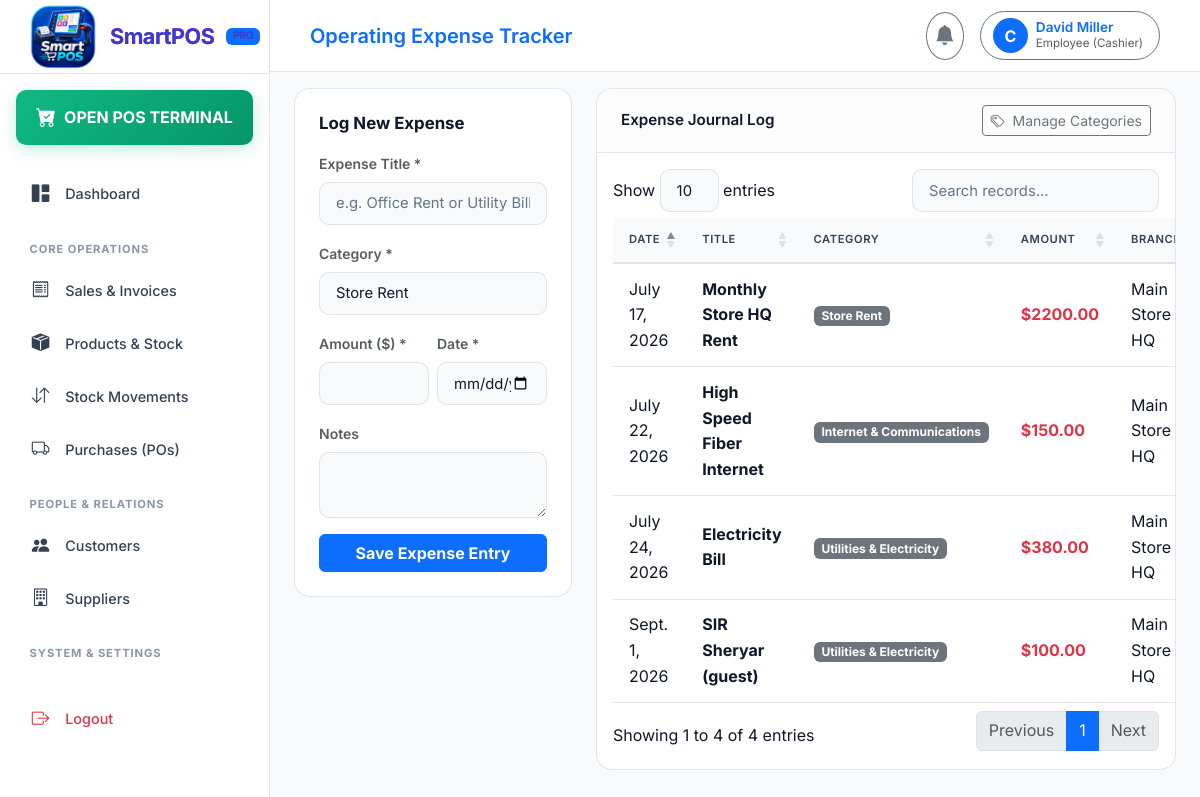
The page /expenses/ (signed in) on the database its author committed.
### authentication/models.py (models this page shows, shortened)
class User(AbstractUser):
    ROLE_SUPER_ADMIN = 'SUPER_ADMIN'
    ROLE_ADMIN = 'ADMIN'
    ROLE_EMPLOYEE = 'EMPLOYEE'
    ROLE_CUSTOMER = 'CUSTOMER'
    ROLE_CHOICES = [
        (ROLE_SUPER_ADMIN, 'Super Admin'),
        (ROLE_ADMIN, 'Admin (Business Owner)'),
        (ROLE_EMPLOYEE, 'Employee (Cashier)'),
        (ROLE_CUSTOMER, 'Customer'),
    ]
    role = models.CharField(max_length=20, choices=ROLE_CHOICES, default=ROLE_EMPLOYEE)
    business = models.ForeignKey(Business, on_delete=models.CASCADE, null=True, blank=True, related_name='users')
    branch = models.ForeignKey('branches.Branch', on_delete=models.SET_NULL, null=True, blank=True, related_name='users')
    phone = models.CharField(max_length=30, blank=True, null=True)
    profile_picture = models.ImageField(upload_to='profile_pics/', null=True, blank=True)
    status = models.BooleanField(default=True)
    created_at = models.DateTimeField(auto_now_add=True)
    updated_at = models.DateTimeField(auto_now=True)
    def is_super_admin(self):
        return self.role == self.ROLE_SUPER_ADMIN or self.is_superuser
    def is_admin(self):
        return self.role in [self.ROLE_ADMIN, self.ROLE_SUPER_ADMIN] or self.is_superuser
    def get_business(self):
        if not self.business:
            b = Business.objects.first()
            if not b:
                b = Business.objects.create(name="SmartPOS Store")
            self.business = b
            self.save(update_fields=['business'])
        return self.business

### expenses/models.py (models this page shows, shortened)
class Expense(models.Model):
    business = models.ForeignKey('authentication.Business', on_delete=models.CASCADE, related_name='expenses')
    branch = models.ForeignKey('branches.Branch', on_delete=models.SET_NULL, null=True, blank=True, related_name='expenses')
    category = models.ForeignKey(ExpenseCategory, on_delete=models.CASCADE, related_name='expenses')
    title = models.CharField(max_length=200)
    amount = models.DecimalField(max_digits=12, decimal_places=2)
    expense_date = models.DateField()
    payment_method = models.CharField(max_length=50, default='Cash')
    receipt_image = models.ImageField(upload_to='expenses/', null=True, blank=True)
    notes = models.TextField(blank=True, null=True)
    status = models.BooleanField(default=True)
    created_at = models.DateTimeField(auto_now_add=True)
    updated_at = models.DateTimeField(auto_now=True)

class ExpenseCategory(models.Model):
    business = models.ForeignKey('authentication.Business', on_delete=models.CASCADE, related_name='expense_categories')
    name = models.CharField(max_length=150)
    description = models.TextField(blank=True, null=True)
    status = models.BooleanField(default=True)
    created_at = models.DateTimeField(auto_now_add=True)
    updated_at = models.DateTimeField(auto_now=True)
    class Meta:
        verbose_name_plural = "Expense Categories"

### branches/models.py (models this page shows, shortened)
class Branch(models.Model):
    business = models.ForeignKey('authentication.Business', on_delete=models.CASCADE, related_name='branches')
    name = models.CharField(max_length=150)
    code = models.CharField(max_length=50, blank=True, null=True)
    phone = models.CharField(max_length=50, blank=True, null=True)
    email = models.EmailField(blank=True, null=True)
    address = models.TextField(blank=True, null=True)
    manager = models.ForeignKey(settings.AUTH_USER_MODEL, on_delete=models.SET_NULL, null=True, blank=True, related_name='managed_branches')
    status = models.BooleanField(default=True)
    created_at = models.DateTimeField(auto_now_add=True)
    updated_at = models.DateTimeField(auto_now=True)
    class Meta:
        verbose_name_plural = "Branches"

### expenses/views.py (the view, shortened to what this page needs)
# urls.py: path('', views.expenses_list, name='expenses_list'),
@login_required
def expenses_list(request):
    business = request.user.get_business()
    expenses = Expense.objects.filter(business=business).order_by('-expense_date')
    categories = ExpenseCategory.objects.filter(business=business)
    return render(request, 'expenses/expenses_list.html', {'expenses': expenses, 'categories': categories})

### templates/expenses/expenses_list.html (shortened to what this page needs)
{% extends 'base.html' %}
{% block header_title %}Operating Expense Tracker{% endblock %}
{% block content %}
<div class="row g-4">
    <div class="col-md-4">
        <div class="card card-custom p-4">
            <h5 class="fw-bold text-light mb-3">Log New Expense</h5>
            <form method="post">
                <div class="mb-3">
                    <label class="form-label text-muted small fw-semibold">Expense Title *</label>
                    <input type="text" name="title" class="form-control" placeholder="e.g. Office Rent or Utility Bill" required>
                </div>
                <div class="mb-3">
                    <label class="form-label text-muted small fw-semibold">Category *</label>
                    <select name="category" class="form-select" required>
                        {% for cat in categories %}
                        <option value="{{ cat.id }}">{{ cat.name }}</option>
                        {% endfor %}
                    </select>
                </div>
                <div class="row g-2 mb-3">
                    <div class="col-6">
                        <label class="form-label text-muted small fw-semibold">Amount ({{ currency_symbol }}) *</label>
                        <input type="number" name="amount" class="form-control" step="0.01" required>
                    </div>
                    <div class="col-6">
                        <label class="form-label text-muted small fw-semibold">Date *</label>
                        <input type="date" name="expense_date" class="form-control" required>
                    </div>
                </div>
                <div class="mb-3">
                    <label class="form-label text-muted small fw-semibold">Notes</label>
                    <textarea name="notes" class="form-control" rows="2"></textarea>
                </div>
                <button type="submit" class="btn btn-primary w-100 fw-bold">Save Expense Entry</button>
            </form>
        </div>
    </div>
    <div class="col-md-8">
        <div class="card card-custom">
            <div class="card-header d-flex justify-content-between align-items-center">
                <span>Expense Journal Log</span>
                <a href="{% url 'expense_categories' %}" class="btn btn-sm btn-outline-secondary"><i class="bi bi-tags me-1"></i> Manage Categories</a>
            </div>
            <div class="table-responsive p-3">
                <table class="table table-custom datatable align-middle">
                    <thead>
                        <tr>
                            <th>Date</th>
                            <th>Title</th>
                            <th>Category</th>
                            <th>Amount</th>
                            <th>Branch</th>
                        </tr>
                    </thead>
                    <tbody>
                        {% for e in expenses %}
                        <tr>
                            <td>{{ e.expense_date }}</td>
                            <td class="fw-bold text-light">{{ e.title }}</td>
                            <td><span class="badge bg-secondary">{{ e.category.name }}</span></td>
                            <td class="fw-bold text-danger">{{ currency_symbol }}{{ e.amount|floatformat:2 }}</td>
                            <td>{{ e.branch.name|default:"HQ" }}</td>
                        </tr>
                        {% empty %}
                        <tr>
                            <td colspan="5" class="text-center text-muted py-4">No expense entries logged.</td>
                        </tr>
                        {% endfor %}
                    </tbody>
                </table>
            </div>
        </div>
    </div>
</div>
{% endblock %}

### templates/base.html (shortened to what this page needs)
{% load static %}
<!DOCTYPE html>
<html lang="en">
<head>
    <link href="https://cdn.jsdelivr.net/npm/bootstrap@5.3.2/dist/css/bootstrap.min.css" rel="stylesheet">
    <link rel="stylesheet" href="https://cdn.jsdelivr.net/npm/bootstrap-icons@1.11.2/font/bootstrap-icons.min.css">
    <link rel="stylesheet" href="https://cdn.datatables.net/1.13.7/css/dataTables.bootstrap5.min.css">
    <link rel="stylesheet" href="{% static 'css/style.css' %}">
</head>
<body>
    <aside id="sidebar">
        <div class="sidebar-brand">
            <img
                src="{% static 'images/favicon.png' %}"
                alt="SmartPOS Logo"
                class="sidebar-brand-icon"
            >
            <span>SmartPOS</span>
            <span class="badge bg-primary text-uppercase" style="font-size: 0.65rem;">
                Pro
            </span>
        </div>
        <div class="p-3 pb-0">
            <a href="{% url 'pos_terminal' %}" class="nav-link pos-btn text-center justify-content-center py-2 rounded-3">
                <i class="bi bi-cart-check-fill fs-5 me-2"></i>
                <span class="fw-bold">OPEN POS TERMINAL</span>
            </a>
        </div>
        <ul class="sidebar-nav mt-3">
            <li class="nav-item">
                <a href="{% url 'dashboard' %}" class="nav-link {% if request.resolver_match.url_name == 'dashboard' %}active{% endif %}">
                    <i class="bi bi-grid-1x2-fill"></i>
                    <span>Dashboard</span>
                </a>
            </li>
            <li class="nav-label">Core Operations</li>
            <li class="nav-item">
                <a href="{% url 'sales_list' %}" class="nav-link {% if 'sales' in request.path %}active{% endif %}">
                    <i class="bi bi-receipt"></i>
                    <span>Sales & Invoices</span>
                </a>
            </li>
            <li class="nav-item">
                <a href="{% url 'products_list' %}" class="nav-link {% if 'products' in request.path %}active{% endif %}">
                    <i class="bi bi-box-seam-fill"></i>
                    <span>Products & Stock</span>
                </a>
            </li>
            <li class="nav-item">
                <a href="{% url 'inventory_list' %}" class="nav-link {% if 'inventory' in request.path %}active{% endif %}">
                    <i class="bi bi-arrow-down-up"></i>
                    <span>Stock Movements</span>
                </a>
            </li>
            <li class="nav-item">
                <a href="{% url 'purchases_list' %}" class="nav-link {% if 'purchases' in request.path %}active{% endif %}">
                    <i class="bi bi-truck"></i>
                    <span>Purchases (POs)</span>
                </a>
            </li>
            <li class="nav-label">People & Relations</li>
            <li class="nav-item">
                <a href="{% url 'customers_list' %}" class="nav-link {% if 'customers' in request.path %}active{% endif %}">
                    <i class="bi bi-people-fill"></i>
                    <span>Customers</span>
                </a>
            </li>
            <li class="nav-item">
                <a href="{% url 'suppliers_list' %}" class="nav-link {% if 'suppliers' in request.path %}active{% endif %}">
                    <i class="bi bi-building"></i>
                    <span>Suppliers</span>
                </a>
            </li>
            <li class="nav-label">System & Settings</li>
            <li class="nav-item mt-4 mb-5">
                <a href="{% url 'logout' %}" class="nav-link text-danger">
                    <i class="bi bi-box-arrow-right"></i>
                    <span>Logout</span>
                </a>
            </li>
        </ul>
    </aside>
    <div id="main-content">
        <header class="top-navbar">
            <div class="d-flex align-items-center gap-3">
                <div class="fw-semibold text-primary fs-5">
                    {% block header_title %}{{ current_business.name|default:"SmartPOS Enterprise" }}{% endblock %}
                </div>
            </div>
            <div class="d-flex align-items-center gap-3">
                <div class="dropdown">
                    <button class="btn btn-outline-secondary position-relative rounded-circle p-2" type="button" data-bs-toggle="dropdown">
                        <i class="bi bi-bell-fill fs-5"></i>
                    </button>
                </div>
                <div class="dropdown">
                    <button class="btn btn-outline-secondary d-flex align-items-center gap-2 rounded-pill pe-3" type="button" data-bs-toggle="dropdown">
                        <div class="bg-primary text-white rounded-circle d-flex align-items-center justify-content-center fw-bold" style="width: 35px; height: 35px;">
                            {{ user.username|slice:":1"|upper }}
                        </div>
                        <div class="text-start d-none d-sm-block">
                            <div class="fw-semibold text-primary" style="font-size: 0.85rem; line-height: 1.2;">{{ user.get_full_name|default:user.username }}</div>
                            <div class="text-muted" style="font-size: 0.725rem;">{{ user.get_role_display }}</div>
                        </div>
                    </button>
                </div>
            </div>
        </header>
        <div class="container-fluid pt-3 px-4">
        </div>
        <main class="container-fluid px-4 pb-5 flex-grow-1">
            {% block content %}{% endblock %}
        </main>
    </div>
</body>
</html>

### rows shown on the page
User: username "C", get_full_name "David Miller", role "Employee (Cashier)"
Expense: expense_date "Sept. 1, 2026", title "SIR Sheryar (guest)", category.name "Utilities & Electricity", currency_symbol "$", amount "100.00", branch.name "Main Store HQ"
Expense: expense_date "July 24, 2026", title "Electricity Bill", category.name "Utilities & Electricity", currency_symbol "$", amount "380.00", branch.name "Main Store HQ"
Expense: expense_date "July 22, 2026", title "High Speed Fiber Internet", category.name "Internet & Communications", currency_symbol "$", amount "150.00", branch.name "Main Store HQ"
Expense: expense_date "July 17, 2026", title "Monthly Store HQ Rent", category.name "Store Rent", currency_symbol "$", amount "2200.00", branch.name "Main Store HQ"

### other values the page prints
{{ currency_symbol }} "$"
form field category "Store Rent"
